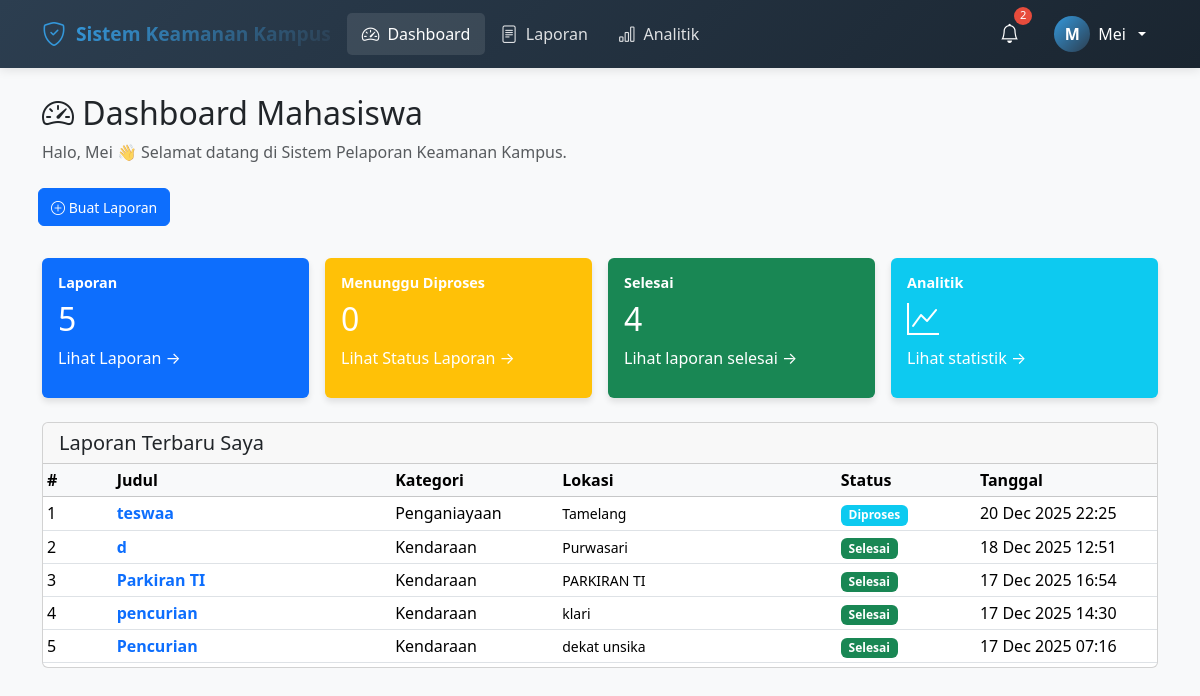
/public/dashboard_mahasiswa.php (signed in), run on the app's committed database.
### tables this page shows
CREATE TABLE `laporan` (
  `id` int(11) NOT NULL,
  `user_id` int(11) NOT NULL,
  `kategori_id` int(11) DEFAULT NULL,
  `title` varchar(200) NOT NULL,
  `description` text NOT NULL,
  `location_address` text NOT NULL,
  `latitude` decimal(10,8) DEFAULT NULL,
  `longitude` decimal(11,8) DEFAULT NULL,
  `status` enum('pending','processed','resolved') DEFAULT 'pending',
  `created_at` timestamp NOT NULL DEFAULT current_timestamp()
);

CREATE TABLE `kategori` (
  `id` int(11) NOT NULL,
  `name` varchar(100) NOT NULL,
  `description` text DEFAULT NULL,
  `created_at` timestamp NOT NULL DEFAULT current_timestamp()
);

### lib/auth.php (called while the page is built, shortened)
<?php
require_once __DIR__ . '/../config/database.php';
class Auth {
    public function __construct() {
        $database = new Database();
        $this->db = $database->connect();
    }
    public function isLoggedIn() {
        return isset($_SESSION['user_id']);
    }
    public function getCurrentUser() {
        if ($this->isLoggedIn()) {
            return [
                'id' => $_SESSION['user_id'],
                'name' => $_SESSION['user_name'],
                'email' => $_SESSION['user_email'],
                'role' => $_SESSION['user_role']
            ];
        }
        return null;
    }
}
?>

### config/database.php (called while the page is built, shortened)
<?php
class Database {
    private $host;
    private $dbname;
    private $username;
    private $password;
    public function __construct() {
        $this->host = DB_HOST;
        $this->dbname = DB_NAME;
        $this->username = DB_USER;
        $this->password = DB_PASS;
    }
    public function connect() {
        try {
            $this->conn = new PDO(
                "mysql:host={$this->host};dbname={$this->dbname};charset=utf8",
                $this->username,
                $this->password,
                [
                    PDO::ATTR_ERRMODE => PDO::ERRMODE_EXCEPTION,
                    PDO::ATTR_DEFAULT_FETCH_MODE => PDO::FETCH_ASSOC
                ]
            );
            return $this->conn;
        } catch(PDOException $e) {
            die("Connection failed: " . $e->getMessage());
        }
    }
}
?>

### models/Laporan.php (called while the page is built, shortened)
<?php
class Laporan {
    private $conn;
    private $table = 'laporan';
    public function __construct($db) {
        $this->conn = $db;
    }
    public function getByUser($user_id, $limit = null) {
        $query = "SELECT l.*, k.name as kategori_name
                  FROM {$this->table} l
                  LEFT JOIN kategori k ON l.kategori_id = k.id
                  WHERE l.user_id = ?
                  ORDER BY l.created_at DESC";
        $stmt = $this->conn->prepare($query);
        $stmt->execute([$user_id]);
        return $stmt->fetchAll(PDO::FETCH_ASSOC);
    }
}
?>

### lib/functions.php (called while the page is built, shortened)
<?php
function formatDate($date, $format = 'd M Y H:i') {
    return date($format, strtotime($date));
}
function getStatusBadge($status) {
    $badges = [
        STATUS_PENDING => 'warning',
        STATUS_PROCESSED => 'info',
        STATUS_RESOLVED => 'success'
    ];
    return $badges[$status] ?? 'secondary';
}
function getStatusText($status) {
    $texts = [
        STATUS_PENDING => 'Menunggu',
        STATUS_PROCESSED => 'Diproses',
        STATUS_RESOLVED => 'Selesai'
    ];
    return $texts[$status] ?? $status;
}
?>

### public/dashboard_mahasiswa.php (the view, shortened to what this page needs)
<?php
require_once '../lib/auth.php';
require_once '../lib/functions.php';
require_once '../models/Laporan.php';
$database = new Database();
$db = $database->connect();
$auth = new Auth();
$user = $auth->getCurrentUser();
$laporanModel = new Laporan($db);
$stmt = $db->prepare("SELECT COUNT(*) as count FROM notifikasi WHERE user_id = ? AND status = 'unread'");
$stmt->execute([$user['id']]);
$unread_count = $stmt->fetch()['count'];
$laporans = $laporanModel->getByUser($user['id']);
$totalLaporans = count($laporans);
$pendingCount = 0;
$resolvedCount = 0;
foreach ($laporans as $laporan) {
    if ($laporan['status'] == 'pending' || $laporan['status'] == 'Pending') {
        $pendingCount++;
    } elseif ($laporan['status'] == 'resolved' || $laporan['status'] == 'Resolved' || $laporan['status'] == 'selesai') {
        $resolvedCount++;
    }
}
$recentLaporans = array_slice($laporans, 0, 5);
?>
<!DOCTYPE html>
<html lang="id">
<head>
    <?php include 'header.php'; ?>
    <link rel="stylesheet" href="https://unpkg.com/leaflet@1.9.4/dist/leaflet.css" />
</head>
<body>
    <nav class="navbar navbar-expand-lg navbar-custom fixed-top">
        <div class="container">
            <a class="navbar-brand" href="dashboard_mahasiswa.php">
                <i class="bi bi-shield-check"></i>
                <span class="logo-text">Sistem Keamanan Kampus</span>
            </a>
            <div class="collapse navbar-collapse" id="navbarNav">
                <ul class="navbar-nav me-auto">
                    <li class="nav-item">
                        <a class="nav-link active" href="dashboard_mahasiswa.php">
                            <i class="bi bi-speedometer2"></i> Dashboard
                        </a>
                    </li>
                    <li class="nav-item">
                        <a class="nav-link" href="laporan_mahasiswa.php">
                            <i class="bi bi-file-text"></i> Laporan
                        </a>
                    </li>
                    <li class="nav-item">
                        <a class="nav-link" href="analitik.php">
                            <i class="bi bi-bar-chart"></i> Analitik
                        </a>
                    </li>
                </ul>
                <div class="quick-menu">
                    <div class="nav-item">
                        <a class="notification-btn" href="notifikasi.php">
                            <i class="bi bi-bell"></i>
                            <?php if ($unread_count > 0): ?>
                                <span class="notification-badge"><?= $unread_count ?></span>
                            <?php endif; ?>
                        </a>
                    </div>
                    <div class="dropdown">
                        <button class="dropdown-toggle" type="button" data-bs-toggle="dropdown" aria-expanded="false">
                            <div class="user-avatar">
                                <?= strtoupper(substr($user['name'], 0, 1)) ?>
                            </div>
                            <span><?= htmlspecialchars($user['name']) ?></span>
                        </button>
                    </div>
                </div>
            </div>
        </div>
    </nav>
    <div class="container mt-4">
        <div class="row mb-4">
            <div class="col">
                <h2><i class="bi bi-speedometer2"></i> Dashboard Mahasiswa</h2>
                <p class="text-muted">Halo, <?= $user['name'] ?> 👋 Selamat datang di Sistem Pelaporan Keamanan Kampus.</p>
            </div>
            <div class="card-body m-2">
                <a href="laporan_mahasiswa.php?action=create" class="btn btn-primary">
                    <small><i class="bi bi-plus-circle"></i> Buat Laporan </small>
                </a>
            </div>
        </div>
        <div class="row g-3 mb-4">
            <div class="col-md-3">
                <a href="laporan_mahasiswa.php" class="text-decoration-none">
                    <div class="card text-white bg-primary stat-card">
                        <div class="card-body">
                            <h6 class="card-title">Laporan</h6>
                            <h2><?= $totalLaporans ?></h2>
                            <div>Lihat Laporan →</div>
                        </div>
                    </div>
                </a>
            </div>
            <div class="col-md-3">
                <a href="laporan_mahasiswa.php?status=Menunggu" class="text-decoration-none">
                    <div class="card text-white bg-warning stat-card">
                        <div class="card-body">
                            <h6 class="card-title">Menunggu Diproses</h6>
                            <h2><?= $pendingCount ?></h2>
                            <div>Lihat Status Laporan →</div>
                        </div>
                    </div>
                </a>
            </div>
            <div class="col-md-3">
                <a href="laporan_mahasiswa.php?status=Selesai" class="text-decoration-none">
                    <div class="card text-white bg-success stat-card">
                        <div class="card-body">
                            <h6 class="card-title">Selesai</h6>
                            <h2><?= $resolvedCount ?></h2>
                            <div>Lihat laporan selesai →</div>
                        </div>
                    </div>
                </a>
            </div>
            <div class="col-md-3">
                <a href="analitik.php" class="text-decoration-none">
                    <div class="card text-white bg-info stat-card">
                        <div class="card-body">
                            <h6 class="card-title">Analitik</h6>
                            <h2><i class="bi bi-graph-up"></i></h2>
                            <div>Lihat statistik →</div>
                        </div>
                    </div>
                </a>
            </div>
        </div>
        <div class="row">
            <div class="col">
                <div class="card">
                    <div class="card-header d-flex justify-content-between align-items-center">
                        <h5 class="mb-0">Laporan Terbaru Saya</h5>
                    </div>
                    <div class="card-body p-0">
                        <?php if (empty($recentLaporans)): ?>
                            <div class="text-center py-4">
                                <i class="bi bi-clipboard-x fs-1 text-muted"></i>
                                <h5 class="mt-3">Belum ada laporan</h5>
                                <p class="text-muted">Mulai dengan membuat laporan pertama Anda</p>
                                <a href="laporan.php?action=create" class="btn btn-primary mt-2">
                                    <i class="bi bi-plus-circle"></i> Buat Laporan Pertama
                                </a>
                            </div>
                        <?php else: ?>
                            <div class="table-responsive"">
                                <table class="table table-sm mb-1">
                                    <thead class="table-light bg-light stick">
                                        <tr>
                                            <th width="50">#</th>
                                            <th width="200">Judul</th>
                                            <th width="120">Kategori</th>
                                            <th width="200">Lokasi</th>
                                            <th width="100">Status</th>
                                            <th width="130">Tanggal</th>
                                        </tr>
                                    </thead>
                                    <tbody>
                                        <?php foreach ($recentLaporans as $index => $laporan): ?>
                                        <tr>
                                            <td><?= $index + 1 ?></td>
                                            <td>
                                                <a href="laporan_detail.php?id=<?= $laporan['id'] ?>" class="text-decoration-none">
                                                    <strong><?= htmlspecialchars($laporan['title']) ?></strong>
                                                </a>
                                            </td>
                                            <td><?= htmlspecialchars($laporan['kategori_name']) ?></td>
                                            <td>
                                                <small><?= htmlspecialchars($laporan['location_address']) ?></small>
                                            </td>
                                            <td>
                                                <span class="badge bg-<?= getStatusBadge($laporan['status']) ?>">
                                                    <?= getStatusText($laporan['status']) ?>
                                                </span>
                                            </td>
                                            <td><?= formatDate($laporan['created_at']) ?></td>
                                        </tr>
                                        <?php endforeach; ?>
                                    </tbody>
                                </table>
                            </div>
                        <?php endif; ?>
                    </div>
                </div>
            </div>
        </div>
    </div>
</body>
</html>

### public/dashboard_mahasiswa.php (style rules this page uses)
body { background-color: #f8f9fa; font-family: 'Segoe UI', system-ui, -apple-system, sans-serif; padding-top: 70px; }
.stat-card { height: 140px; transition: transform 0.2s; border: none; box-shadow: 0 4px 6px rgba(0,0,0,0.1); }
.card-title { font-size: 0.9rem; font-weight: 600; margin-bottom: 0.5rem; }
.navbar-custom { background: linear-gradient(135deg, #2c3e50 0%, #1a2530 100%); box-shadow: 0 2px 10px rgba(0,0,0,0.1); padding: 0.5rem 0; }
.navbar-brand { color: white !important; font-weight: 600; font-size: 1.2rem; display: flex; align-items: center; gap: 10px; }
.navbar-brand i { font-size: 1.5rem; color: #3498db; }
.nav-link { color: rgba(255,255,255,0.85) !important; font-weight: 500; padding: 8px 15px !important; border-radius: 5px; transition: all 0.3s ease; display: flex; align-items: center; gap: 8px; }
.nav-link:hover, .nav-link.active { color: white !important; background: rgba(255,255,255,0.1); }
.nav-link i { font-size: 1.1rem; }
.quick-menu { display: flex; align-items: center; gap: 15px; }
.user-avatar { width: 36px; height: 36px; border-radius: 50%; background: linear-gradient(135deg, #3498db 0%, #2c3e50 100%); color: white; display: flex; align-items: center; justify-content: center; font-weight: 600; font-size: 1rem; }
.dropdown-toggle { background: none; border: none; color: white; display: flex; align-items: center; gap: 8px; padding: 8px 12px; border-radius: 5px; transition: all 0.3s ease; }
.notification-badge { position: absolute; top: -5px; right: -5px; background: #e74c3c; color: white; font-size: 0.7rem; width: 18px; height: 18px; border-radius: 50%; display: flex; align-items: center; justify-content: center; }
.notification-btn { position: relative; background: none; border: none; color: white; font-size: 1.2rem; padding: 8px; border-radius: 5px; transition: all 0.3s ease; }
.logo-text { background: linear-gradient(135deg, #3498db 0%, #2c3e50 100%); -webkit-background-clip: text; -webkit-text-fill-color: transparent; background-clip: text; font-weight: 700; }

### data on the page
laporan: title "teswaa", kategori.name "Penganiayaan", location_address "Tamelang", status "Diproses", created_at "20 Dec 2025 22:25"
laporan: title "d", kategori.name "Kendaraan", location_address "Purwasari", status "Selesai", created_at "18 Dec 2025 12:51"
laporan: title "Parkiran TI", kategori.name "Kendaraan", location_address "PARKIRAN TI", status "Selesai", created_at "17 Dec 2025 16:54"
laporan: title "pencurian", kategori.name "Kendaraan", location_address "klari", status "Selesai", created_at "17 Dec 2025 14:30"
laporan: title "Pencurian", kategori.name "Kendaraan", location_address "dekat unsika", status "Selesai", created_at "17 Dec 2025 07:16"

### other printed values
$unread_count "2"
substr($user['name'], 0, 1) "M"
$user['name'] "Mei"
$totalLaporans "5"
$pendingCount "0"
$resolvedCount "4"
